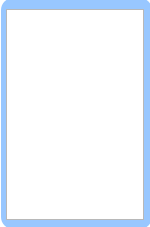
<?xml version="1.0" encoding="UTF-8"?>
<ui version="4.0">
 <class>ManMade</class>
 <widget class="QWidget" name="ManMade">
  <property name="geometry">
   <rect>
    <x>0</x>
    <y>0</y>
    <width>150</width>
    <height>227</height>
   </rect>
  </property>
  <property name="acceptDrops">
   <bool>true</bool>
  </property>
  <property name="windowTitle">
   <string>Form</string>
  </property>
  <property name="styleSheet">
   <string notr="true">QWidget#ManMade{ background-color: transparent;}
QFrame#frame { background-color: rgba(80, 160, 255, 150);
 border-radius: 12px;}</string>
  </property>
  <widget class="QFrame" name="frame">
   <property name="geometry">
    <rect>
     <x>1</x>
     <y>-2</y>
     <width>151</width>
     <height>231</height>
    </rect>
   </property>
   <property name="frameShape">
    <enum>QFrame::StyledPanel</enum>
   </property>
   <property name="frameShadow">
    <enum>QFrame::Raised</enum>
   </property>
   <widget class="QLabel" name="label">
    <property name="geometry">
     <rect>
      <x>12</x>
      <y>2</y>
      <width>81</width>
      <height>20</height>
     </rect>
    </property>
    <property name="text">
     <string/>
    </property>
   </widget>
   <widget class="QListWidget" name="ManMadeListWidget">
    <property name="geometry">
     <rect>
      <x>5</x>
      <y>11</y>
      <width>138</width>
      <height>211</height>
     </rect>
    </property>
    <property name="mouseTracking">
     <bool>true</bool>
    </property>
   </widget>
  </widget>
 </widget>
 <resources/>
 <connections/>
</ui>
